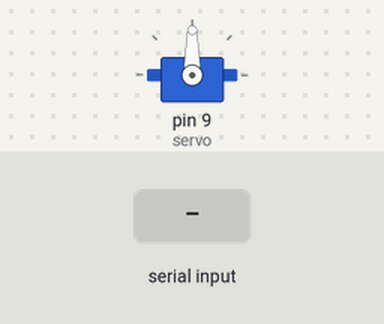
Recording of a sketch running on a simulated Arduino Uno, built with avr-gcc and run on an emulated ATmega328P. Parts: servo. The inputs (shaded band) are chosen by the test bench. What the sketch prints to the serial monitor is not drawn.

Above: at 1.2 s.
1.3 s: "30,150\n" received over Serial
At 2.5 s:
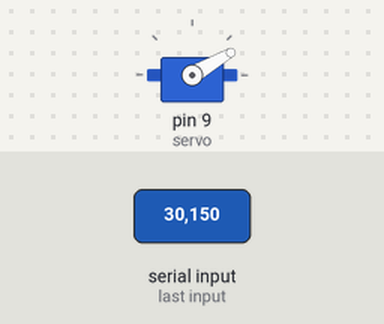
2.8 s: "5\n" received over Serial
At 3.5 s:
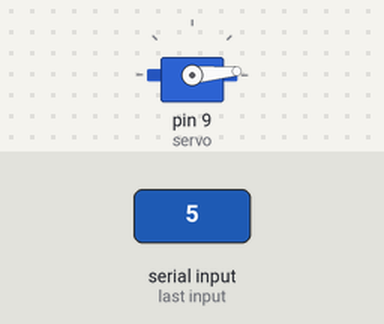
4.3 s: "200\n" received over Serial
At 4.7 s:
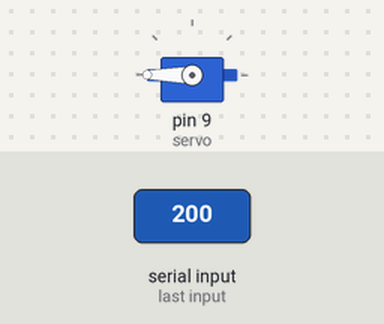
5.8 s: "90,45\n" received over Serial
At 7.1 s:
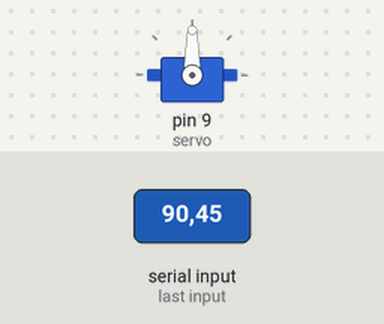
Timing chart, 0 to 8.3 s (numbered marks = the images above; inputs shaded):
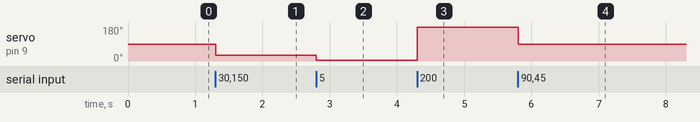

Measured:
- after the input at 1.3 s, servo on pin 9 (servo): 90° → 30° at once
- after the input at 2.8 s, servo on pin 9 (servo): 30° → 5° at once
- after the input at 4.3 s, servo on pin 9 (servo): 5° → 180° at once
- after the input at 5.8 s, servo on pin 9 (servo): 180° → 90° at once

The sketch:

servo.ino
```cpp
#include <Servo.h>

Servo servo;

void setup() {
  Serial.begin(9600); //Uruchomienie komunikacji
  Serial.println("To change position of a servo, senf value from 0 to 180.");
  servo.attach(9);
}

void loop() {
  if (Serial.available() > 0) {
      const String reply = Serial.readStringUntil('\n');
      const int servo_position = reply.toInt(); // if conversion fails returns 0
      servo.write(servo_position);
  }
}
```
